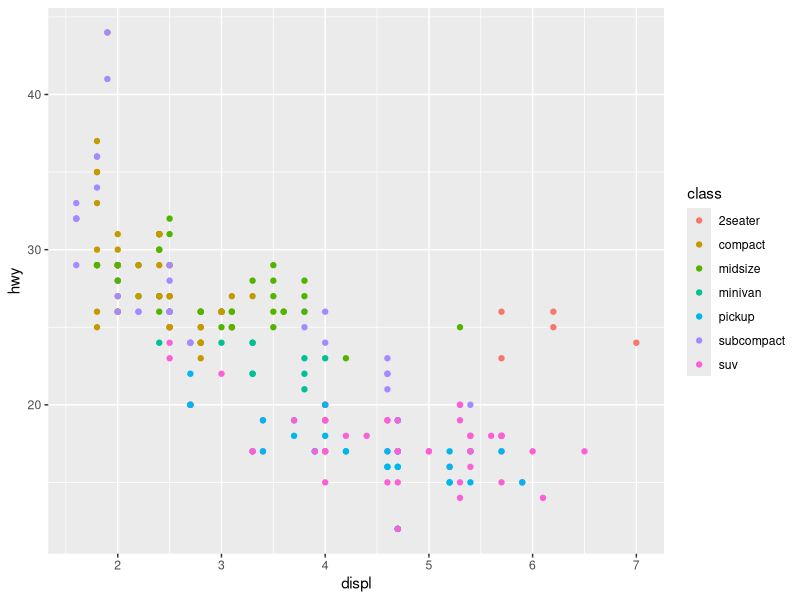
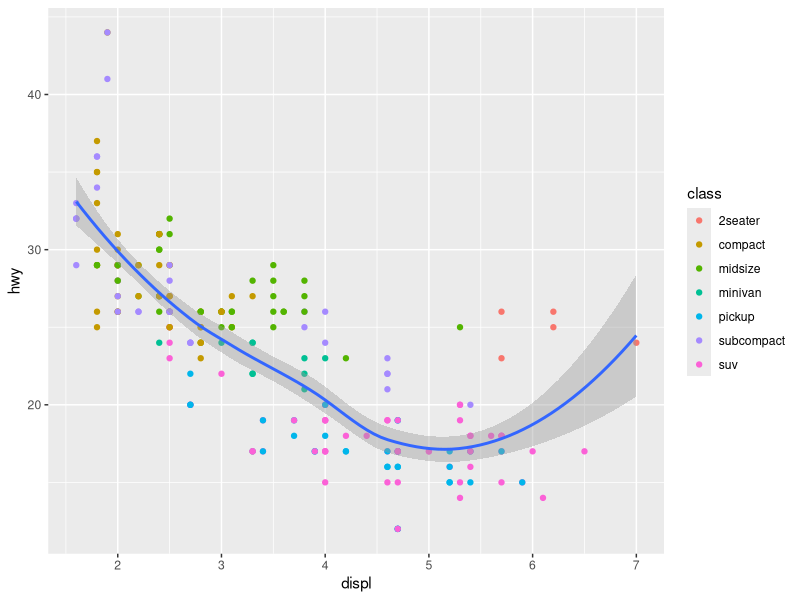
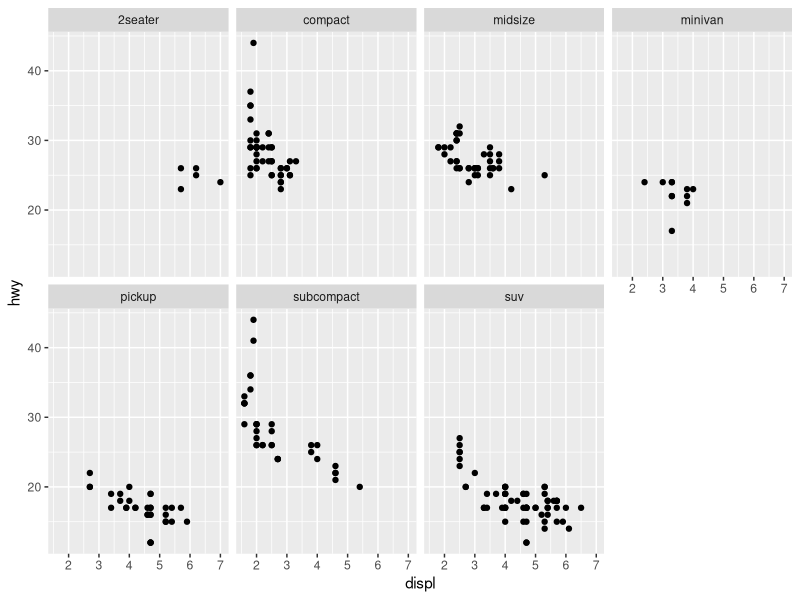
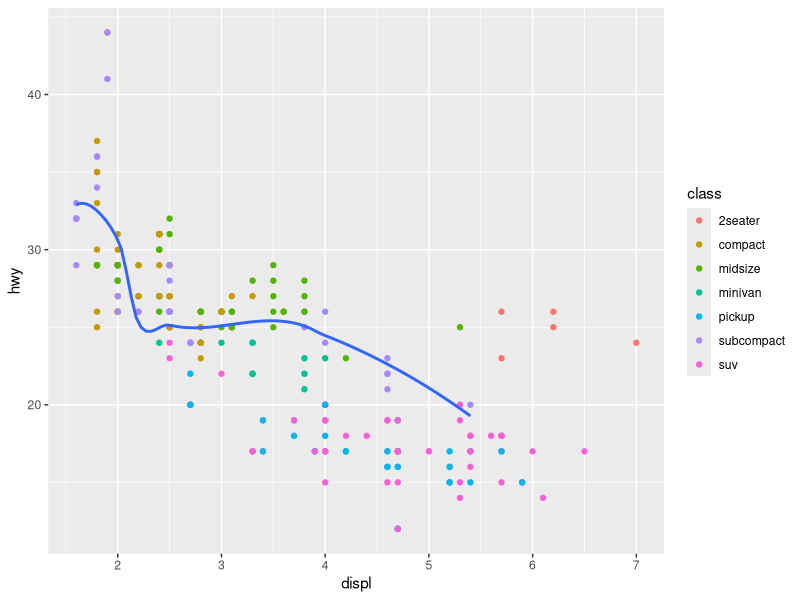
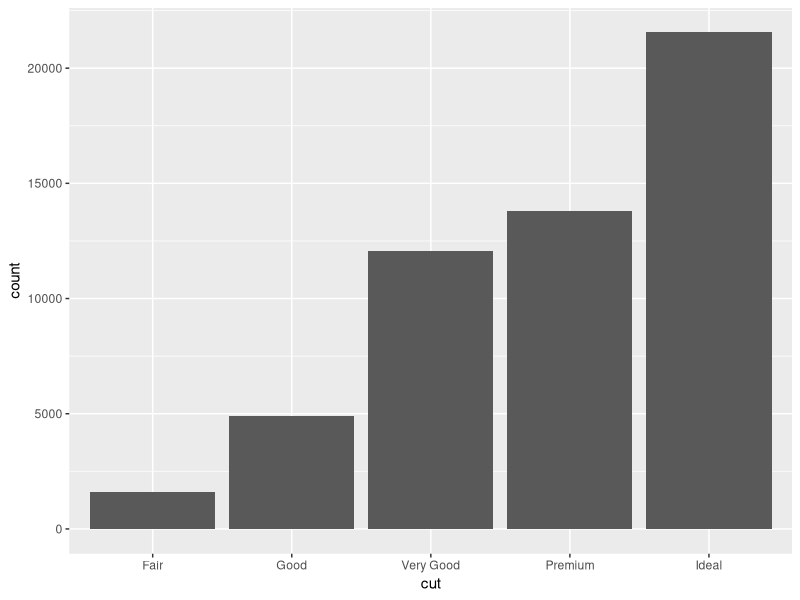
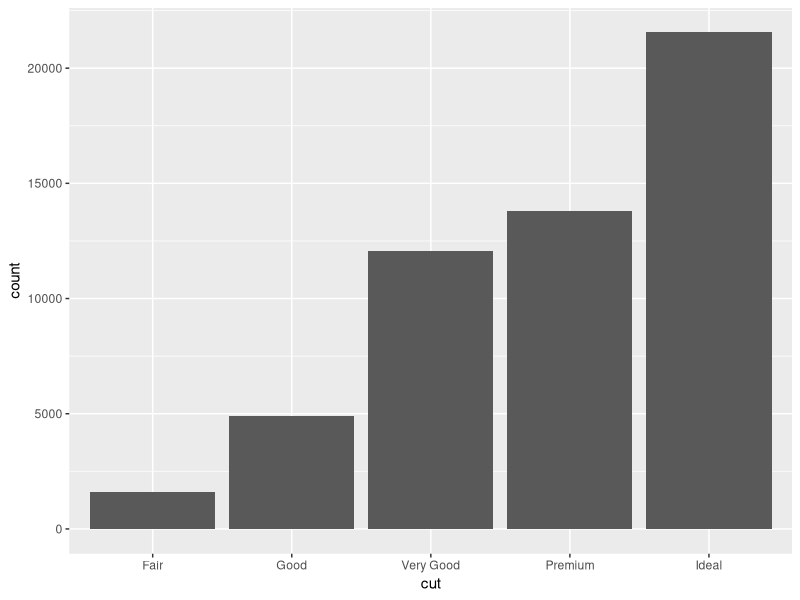
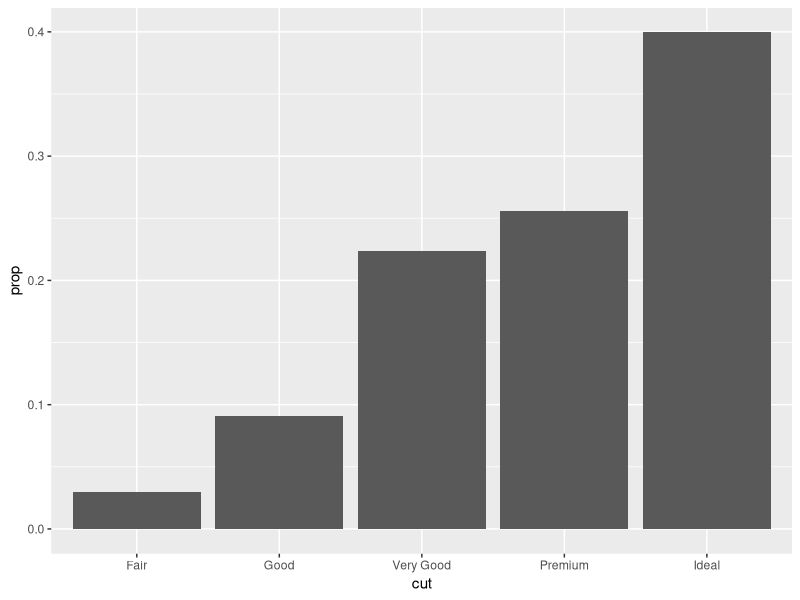
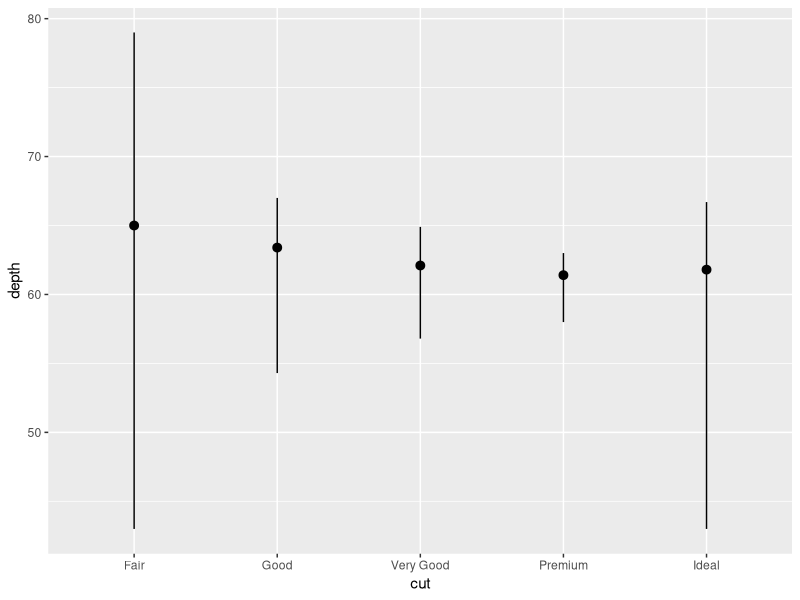

Write the R code that produced these figures, in order.
## ---- chunk 1
library(tidyverse)
## ---- chunk 2
mpg
## ---- chunk 3
ggplot(data = mpg) +
  geom_point(mapping = aes(x = displ, y = hwy, color = class)) 

#Basic point plot with color shows the engine type and highway milage the car gets and also what type of car it is with color

ggplot(data = mpg, mapping = aes(x = displ, y = hwy)) +
  geom_point(mapping = aes(color = class)) +
  geom_smooth() 

#adds a line of best fit showing that highway mileage lowers with the amount of cylinders 

ggplot(data = mpg) +
  geom_point(mapping = aes(x = displ, y = hwy)) +
  facet_wrap(~ class, nrow = 2)

#breaks data into different graphs based on the class of car

ggplot(data = mpg, mapping = aes(x = displ, y = hwy)) +
  geom_point(mapping = aes(color = class)) +
  geom_smooth(
    data = filter(mpg, class == "subcompact"),
    se = FALSE
  )

#the smooth line now only is based off of the subcompact car class
## ---- chunk 4
diamonds
## ---- chunk 5
ggplot(data = diamonds) +
  geom_bar(mapping = aes(x = cut)) 
#creates a basic bar graph

ggplot(data = diamonds) +
  stat_count(mapping = aes(x = cut))
#makes the same bar graph different code

ggplot(data = diamonds) +
  geom_bar(mapping = aes(x = cut, y = ..prop.., group = 1))
#makes a bar graph of proportions rather than bulk numbers

ggplot(data = diamonds) +
  stat_summary(
    mapping = aes(x = cut, y = depth),
    fun.ymin = min,
    fun.ymax = max,
    fun.y = median
  )
#makes a box graph here comparing cut and depth they are found at

ggplot(data = diamonds) +
  geom_bar(mapping = aes(x = cut, color = cut, fill = cut))
#color adds an outline, fill fills thebars a color

ggplot(data = diamonds) +
  geom_bar(mapping = aes(x = cut, fill = clarity))
#if you use a second varible will fill the bars in proportion to the bar, here cut broken down into clarity

ggplot(data = diamonds) +
  geom_bar(mapping = aes(x = cut, fill = clarity),
  position = "fill"
  )
#makes the bars even but shows proportion of cut compared to clarity better

ggplot(data = diamonds) +
  geom_bar(mapping = aes(x = cut, fill = clarity),
           position = "dodge"
  )
#makes seprate bars to better show numbers over proportions

ggplot(data = mpg) +
  geom_point(mapping = aes(x = displ, y = hwy), postion = "jitter")
#makes it so each point is represented, but with loss of accuracy


ggplot(data = mpg, mapping = aes(x = class, y = hwy)) +
  geom_boxplot() +
  coord_flip()
#makes a box plot of class compared to highway milage, coord_flip() flips the axis
